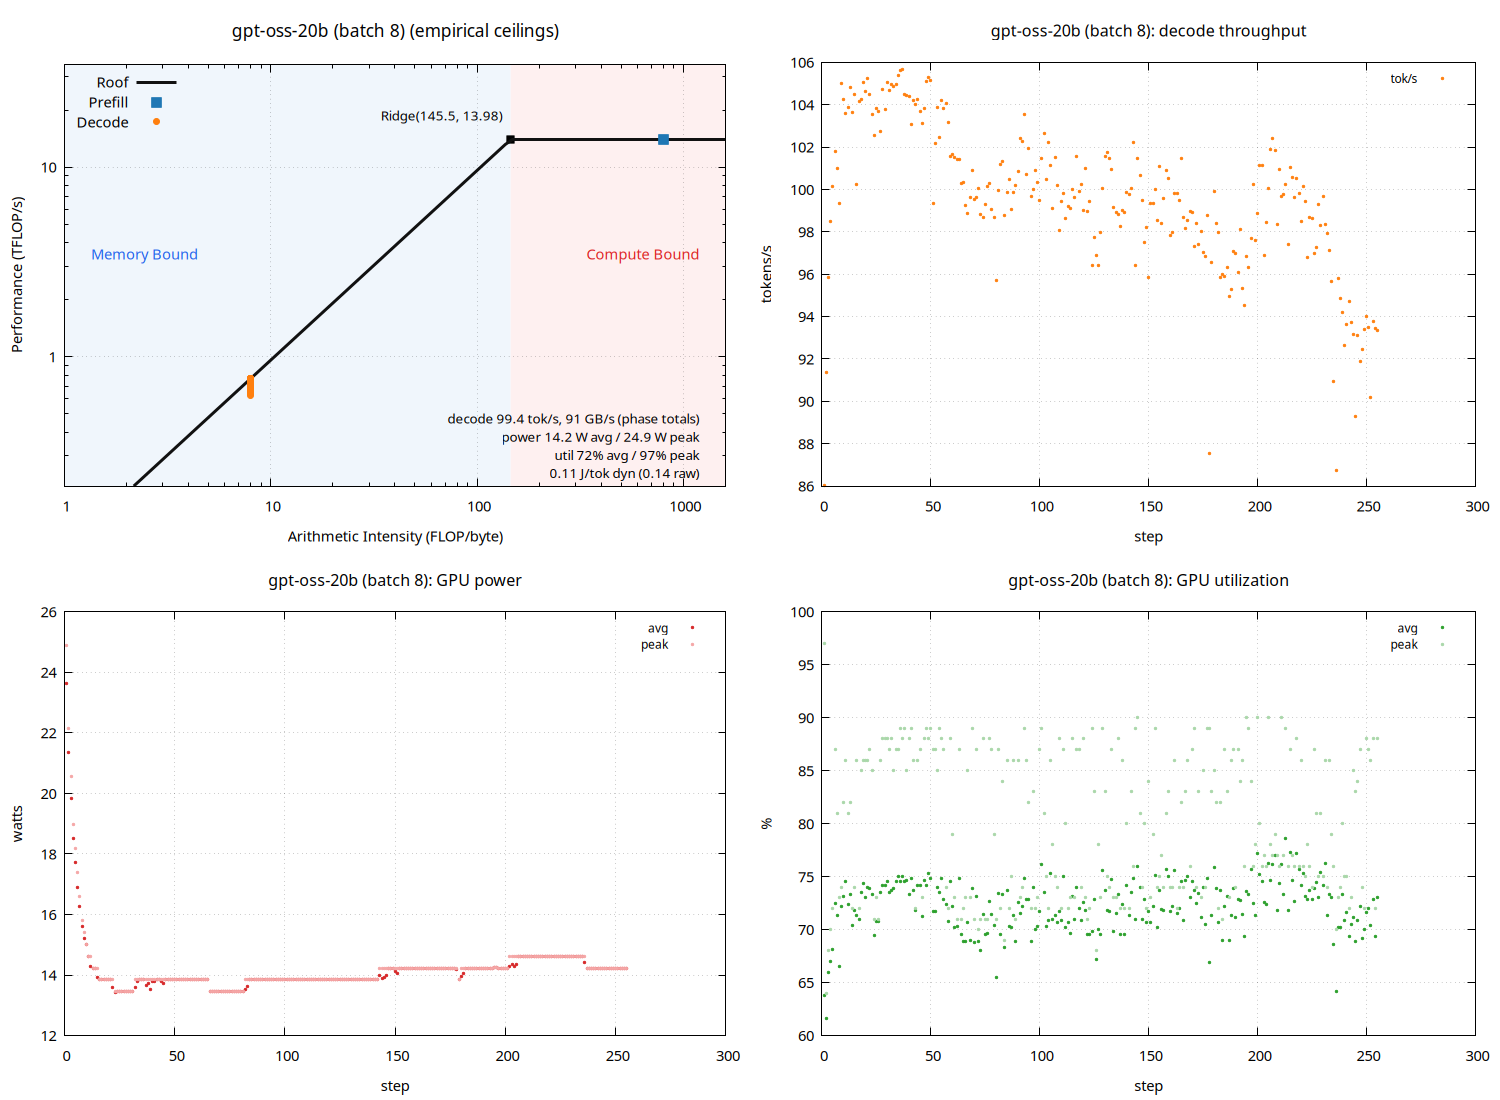

Generate this figure with gnuplot:
set terminal pngcairo size 1500,1100 enhanced font 'Sans,11'
set output 'sweep_thor_tf/gpt_b008_roofline.png'
set datafile separator "\t"
set datafile missing 'NaN'
set multiplot layout 2,2
unset label
unset object
unset arrow
set title "gpt-oss-20b (batch 8) (empirical ceilings)" font ',13'
set xlabel "Arithmetic Intensity (FLOP/byte)"
set ylabel "Performance (TFLOP/s)"
set logscale xy
set xrange [1:1609.87]
set yrange [0.208093:34.9445]
set grid xtics ytics
set key top left
set object 1 rectangle from graph 0, graph 0 to first 145.545, graph 1 \
    fillcolor rgb '#dce9f7' fillstyle solid 0.45 noborder behind
set object 2 rectangle from first 145.545, graph 0 to graph 1, graph 1 \
    fillcolor rgb '#fbdcdc' fillstyle solid 0.45 noborder behind
set label 1 "Memory Bound" at graph 0.04, graph 0.55 left \
    textcolor rgb '#2563eb' font ',11'
set label 2 "Compute Bound" at graph 0.96, graph 0.55 right \
    textcolor rgb '#dc2626' font ',11'
set label 3 "Ridge(145.5, 13.98)" \
    at first 145.545, first 13.9778 right \
    point pointtype 5 pointsize 1.2 \
    offset character -1.5, character 1 font ',10'
set label 4 "decode 99.4 tok/s, 91 GB/s (phase totals)\npower 14.2 W avg / 24.9 W peak\nutil 72% avg / 97% peak\n0.11 J/tok dyn (0.14 raw)" at graph 0.96, graph 0.16 right font ',10'
peak_t = 13.9778
peak_b = 96.0376
roof(x) = (x * peak_b / 1000.0 < peak_t) ? x * peak_b / 1000.0 : peak_t
plot roof(x) with lines linewidth 3 linecolor rgb '#111111' title 'Roof', \
     'sweep_thor_tf/gpt_b008_roofline.dat' using 3:(strcol(2) eq 'prefill' ? $4 : 1/0) with points \
         pointtype 5 pointsize 1.6 linecolor rgb '#1f77b4' title 'Prefill', \
     'sweep_thor_tf/gpt_b008_roofline.dat' using 3:(strcol(2) eq 'decode' ? $4 : 1/0) with points \
         pointtype 7 pointsize 1.0 linecolor rgb '#ff7f0e' title 'Decode'

unset label
unset object
unset arrow
unset logscale
set xrange [*:*]
set yrange [*:*]
set title "gpt-oss-20b (batch 8): decode throughput" font ',12'
set xlabel "step"
set ylabel "tokens/s"
set grid xtics ytics
set key top right font ',9'
plot 'sweep_thor_tf/gpt_b008_roofline.dat' using 1:(strcol(2) eq 'decode' ? $5 : 1/0) with points pointtype 7 pointsize 0.4 linecolor rgb '#ff7f0e' title 'tok/s'

unset label
unset object
unset arrow
unset logscale
set xrange [*:*]
set yrange [*:*]
set title "gpt-oss-20b (batch 8): GPU power" font ',12'
set xlabel "step"
set ylabel "watts"
set grid xtics ytics
set key top right font ',9'
plot 'sweep_thor_tf/gpt_b008_roofline.dat' using 1:(strcol(2) eq 'decode' ? $6 : 1/0) with points pointtype 7 pointsize 0.4 linecolor rgb '#d62728' title 'avg', \
     'sweep_thor_tf/gpt_b008_roofline.dat' using 1:(strcol(2) eq 'decode' ? $8 : 1/0) with points pointtype 7 pointsize 0.4 linecolor rgb '#f4a6a6' title 'peak'

unset label
unset object
unset arrow
unset logscale
set xrange [*:*]
set yrange [*:*]
set title "gpt-oss-20b (batch 8): GPU utilization" font ',12'
set xlabel "step"
set ylabel "%"
set grid xtics ytics
set key top right font ',9'
plot 'sweep_thor_tf/gpt_b008_roofline.dat' using 1:(strcol(2) eq 'decode' ? $7 : 1/0) with points pointtype 7 pointsize 0.4 linecolor rgb '#2ca02c' title 'avg', \
     'sweep_thor_tf/gpt_b008_roofline.dat' using 1:(strcol(2) eq 'decode' ? $9 : 1/0) with points pointtype 7 pointsize 0.4 linecolor rgb '#a9d7a9' title 'peak'

unset multiplot
